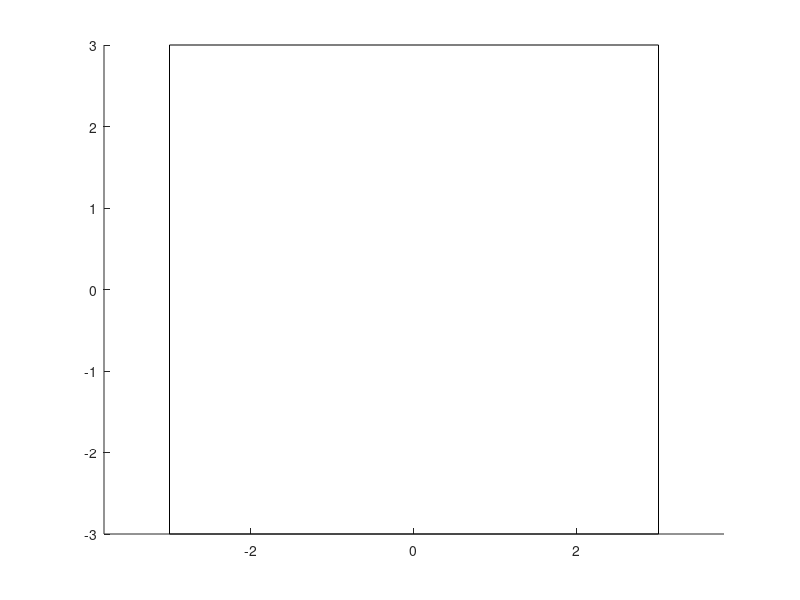

Source code (MATLAB): (Note: this script raises an error after producing the figure.)
path(path,'skyler')

test_path = 'skyler/recent_tests/analysis/autotest/test16/';

FileList = dir(strcat(test_path,'results*.bag'));
N = size(FileList,1);

net_width = 6;

times = [];
points = [];
positions = [];
distances = [];
successes = [];
test_numbers = [];

figure(1), clf
hold on
axis equal
rectangle('Position', [-net_width/2 -net_width/2 net_width, net_width])

for k=1:N
   bagfile = FileList(k).name;
   fprintf('Processing file: %s\n\r', strcat(test_path,bagfile));
   
   try
    data = processAllTopics(strcat(test_path,bagfile));
    data = data.results;
   catch
    continue
   end
   
   strings = split(bagfile, {'results','.bag'});
   test_number = str2double(strings(2));
   isSuccess = data.isIntercept;
   int_point = [data.intercept_point];
   int_position = [data.intercept_pose];
   distance = data.intercept_radius;
   time = data.intercept_time;
   
   if(isSuccess)
       plot(int_point(1), int_point(2),'g+')
   else
       plot(int_point(1), int_point(2),'r+')
   end
   
   test_numbers = [test_numbers, test_number];
   successes = [successes,isSuccess];
   points = [points, int_point];
   positions = [positions, int_position];
   distances = [distances, distance];
   times = [times,time];
   
end

fprintf('============ RESULTS =============\n');
fprintf('Out of %d simulations, %d were successful\n', N, sum(successes));
fprintf('Success rate = %f\n\n', sum(successes)/N);

fprintf('Average point = (%f, %f)\n', mean(points(1,:)), mean(points(2,:)));
fprintf('Average intercept time = %f\n', mean(times));
fprintf('Average intercept radius = %f\n\n', mean(distances));

results = [test_numbers;successes;points;positions;distances;times];
results = sortrows(results')';
results_file = strcat(test_path,'results.csv');
csvwrite(results_file,results)

format compact
findOutliers(results);

removeFaultyTests(test_path, possible_failed_mistakes, possible_success_mistakes);
removeFaultyTests(test_path, outliers, success_outliers);


